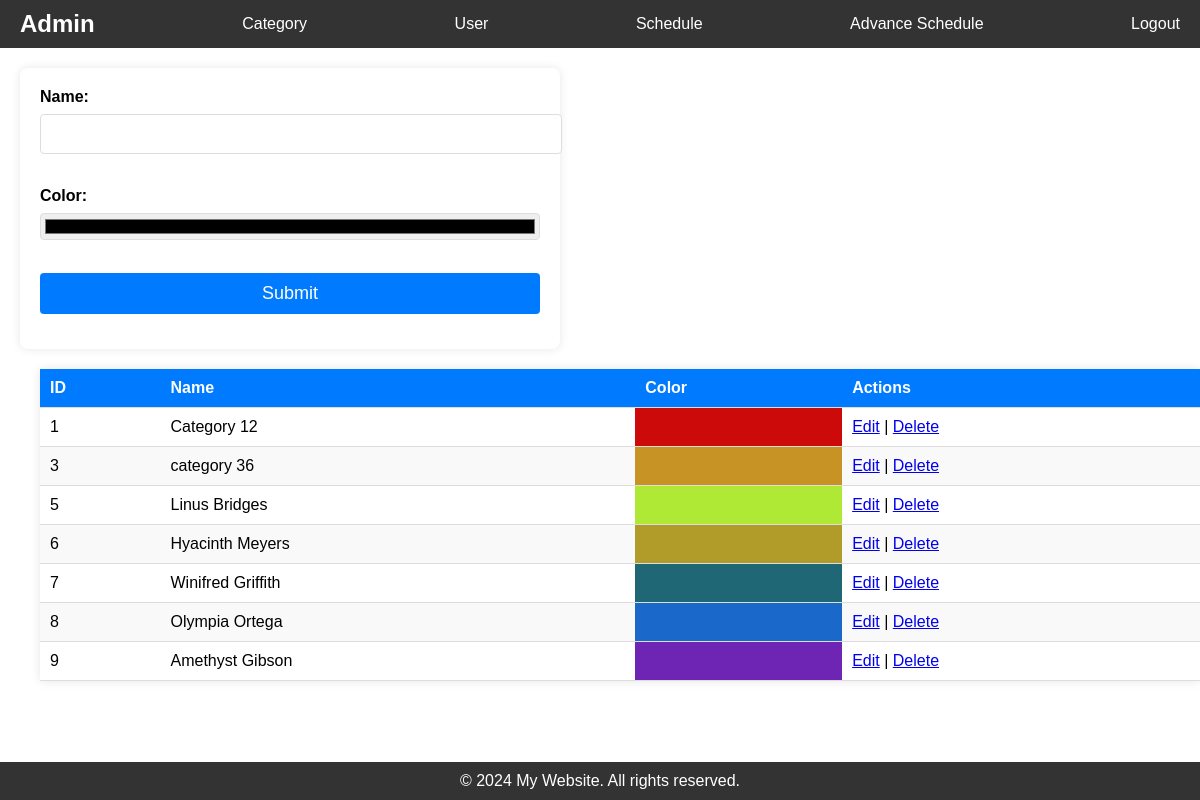
Screenshot of /category.php (signed in) with the database file from the repository.
### tables this page shows
CREATE TABLE `categories` (
  `id` int(11) NOT NULL,
  `name` varchar(45) NOT NULL,
  `color` varchar(45) NOT NULL
);

### config/connection.php (called while the page is built, shortened)
<?php
$table_cat = "categories";
?>

### category.php (the view, shortened to what this page needs)
<?php
require './config/connection.php';
require './include/head.php';
require './include/header.php';
$sql = "SELECT id, name, color FROM `$table_cat`";
$result = $conn->query($sql);
$records = ($result && $result->num_rows > 0) ? $result->fetch_all(MYSQLI_ASSOC) : [];
?>
<main>
    <section>
        <form action="process/category/insert.php" method="post">
            <label for="name">Name: </label>
            <input type="text" id="name" name="name" value="<?= isset($data) ? htmlspecialchars($data['name']) : '' ?>" required><br><br>
            <label for="color">Color: </label>
            <input type="color" id="color" name="color" value="<?= isset($data) ? htmlspecialchars($data['color']) : '' ?>" required><br><br>
            <button type="submit">Submit</button>
        </form>
    </section>
    <section>
        <table>
            <thead>
                <tr>
                    <th>ID</th>
                    <th>Name</th>
                    <th>Color</th>
                    <th>Actions</th>
                </tr>
            </thead>
            <tbody>
                <?php
                if (!empty($records)) {
                    foreach ($records as $row) {
                        echo "<tr>";
                        echo "<td>" . htmlspecialchars($row['id']) . "</td>";
                        echo "<td>" . htmlspecialchars($row['name']) . "</td>";
                        echo "<td style='background-color: " . htmlspecialchars($row['color']) . ";'></td>";
                        echo "<td>
                                    <a href='category.php?id=" . htmlspecialchars($row['id']) . "'>Edit</a> |
                                    <a href='process/category/delete.php?id=" . htmlspecialchars($row['id']) . "' onclick=\"return confirm('Are you sure?');\">Delete</a>
                                 </td>";
                        echo "</tr>";
                    }
                } else {
                    echo "<tr><td colspan='4'>No categories found.</td></tr>";
                }
                ?>
            </tbody>
        </table>
    </section>
</main>
<?php require './include/footer.php'; ?>

### assets/css/home.css (style rules this page uses)
html, body { height: 100%; margin: 0; padding: 0; }
body { display: flex; flex-direction: column; font-family: Arial, sans-serif; }
main { flex: 1; padding: 20px; }
section { margin-bottom: 20px; }

### assets/css/form.css (style rules this page uses)
form { background: #fff; padding: 20px; border-radius: 8px; box-shadow: 0 0 10px rgba(0, 0, 0, 0.1); width: 100%; max-width: 500px; }
label { display: block; margin-bottom: 8px; font-weight: bold; }
input[type="text"], input[type="date"], select, button { width: 100%; padding: 10px; margin-bottom: 15px; border: 1px solid #ddd; border-radius: 4px; font-size: 16px; }
input[type="color"] { width: 100%; margin-bottom: 15px; border: 1px solid #ddd; border-radius: 4px; font-size: 16px; }
button { background-color: #007bff; color: white; border: none; cursor: pointer; font-size: 18px; }

### assets/css/table.css (style rules this page uses)
table { width: 100%; max-width: 1200px; margin: 20px; border-collapse: collapse; background-color: #fff; box-shadow: 0 0 10px rgba(0, 0, 0, 0.1); }
thead { background-color: #007bff; color: white; }
th, td { padding: 10px; text-align: left; border-bottom: 1px solid #ddd; }
th { font-weight: bold; }
tr:nth-child(even) { background-color: #f9f9f9; }

### rows the page displays
categories: id "1", name "Category 12"
categories: id "3", name "category 36"
categories: id "5", name "Linus Bridges"
categories: id "6", name "Hyacinth Meyers"
categories: id "7", name "Winifred Griffith"
categories: id "8", name "Olympia Ortega"
categories: id "9", name "Amethyst Gibson"

### other values shown
$_SESSION['ADMINNAME'] "Admin"
